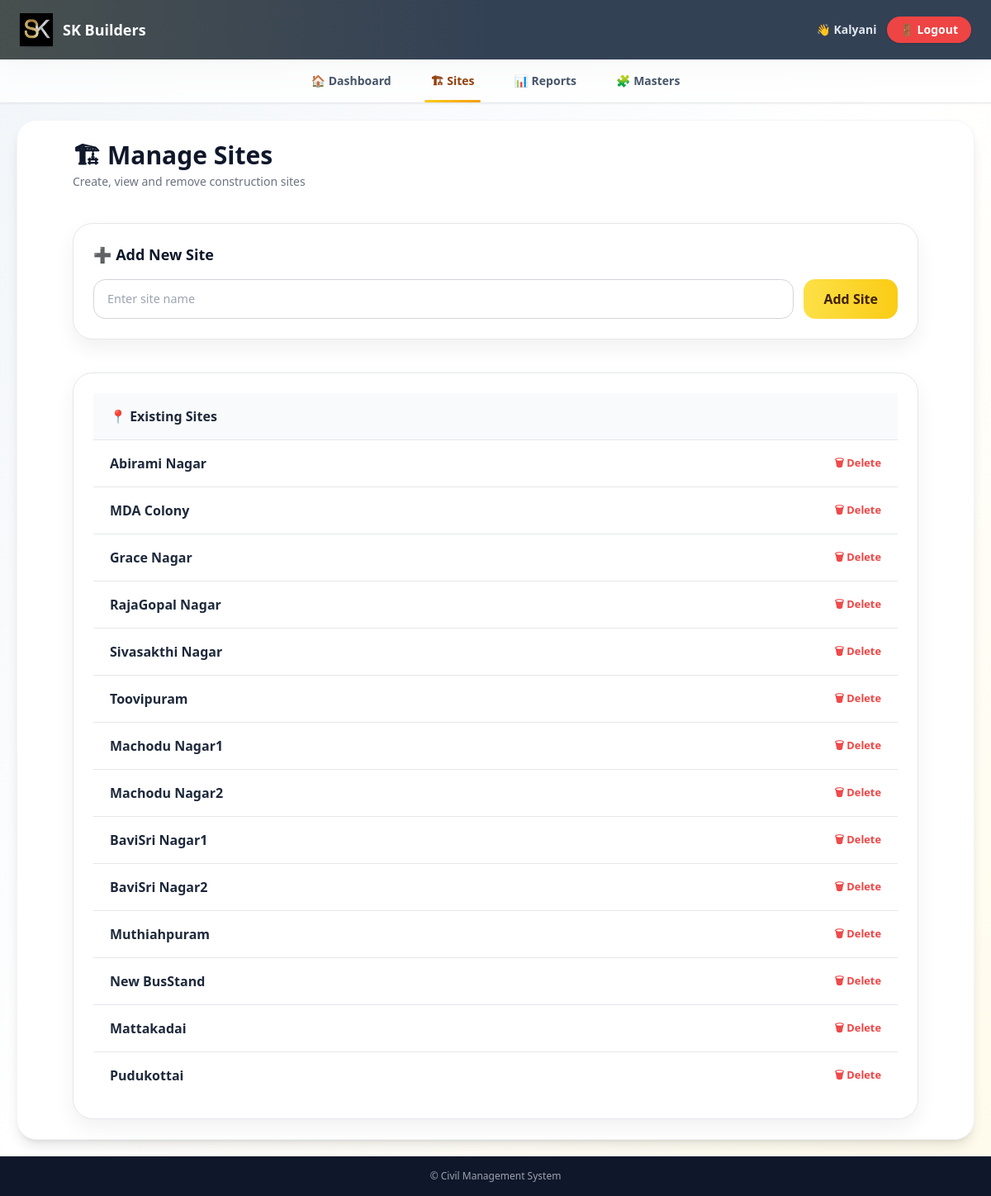
The page /sites/ (signed in) on the database its author committed.
### civil_app/models.py (models this page shows, shortened)
class Site(models.Model):
    name = models.CharField(max_length=100)

### civil_app/views.py (the view)
# urls.py: path("sites/", views.site_manage, name="site_manage"),
@login_required
@admin_required
def site_manage(request):
    if request.method == "POST":
        name = request.POST.get("name")
        if name:
            Site.objects.create(name=name)
        return redirect("site_manage")
    return render(request, "site_manage.html", {
        "sites": Site.objects.all()
    })

### civil_app/views.py (called while the page is built)
def admin_required(view_func):
    return user_passes_test(lambda u: u.is_superuser, login_url="login")(view_func)

### civil_app/templates/site_manage.html (shortened to what this page needs)
{% extends 'base.html' %}
{% block content %}
<div class="max-w-5xl mx-auto space-y-10 animate-page">
  <div class="space-y-1">
    <h2 class="text-3xl font-extrabold text-slate-900 flex items-center gap-2">
      🏗 Manage Sites
    </h2>
    <p class="text-sm text-gray-500">
      Create, view and remove construction sites
    </p>
  </div>
  <section class="card space-y-4">
    <h3 class="section-title flex items-center gap-2">
      ➕ Add New Site
    </h3>
    <form method="post" class="flex flex-col sm:flex-row gap-3">
      <input
        name="name"
        placeholder="Enter site name"
        required
        class="input flex-1"
      >
      <button class="btn-lemon">
        Add Site
      </button>
    </form>
  </section>
  <section class="card overflow-hidden">
    <div class="list-header">
      <h3 class="font-semibold text-slate-800 flex items-center gap-2">
        📍 Existing Sites
      </h3>
    </div>
    <ul class="divide-y">
      {% for s in sites %}
      <li class="list-row">
        <span class="font-semibold text-slate-800">
          {{ s.name }}
        </span>
        <a
          href="/delete-site/{{ s.id }}/"
          onclick="return confirm('Are you sure you want to delete this site?')"
          class="delete-btn">
          🗑 Delete
        </a>
      </li>
      {% empty %}
      <li class="empty-row">
        No sites added yet
      </li>
      {% endfor %}
    </ul>
  </section>
</div>
{% endblock %}

### civil_app/templates/base.html (shortened to what this page needs)
{% load static %}
<!DOCTYPE html>
<html lang="en">
<head>
  <script src="https://cdn.tailwindcss.com"></script>
</head>
<body class="bg-gradient-to-br from-slate-100 via-white to-amber-50
             min-h-screen flex flex-col">
  <header class="bg-slate-700 text-white px-6 py-4
                 flex items-center justify-between
                 shadow-xl relative overflow-hidden">
    <div class="absolute inset-0 bg-gradient-to-r
                from-yellow-400/10 via-transparent to-transparent"></div>
    <div class="relative flex items-center gap-3">
      <div class="rounded-xl shadow flex items-center justify-center">
  <img src="{% static 'images/logo.jpeg' %}"
     alt="SK Builders"
     class="h-10 w-auto drop-shadow-sm">
</div>
      <div>
        <h1 class="font-extrabold text-lg leading-tight">
          SK Builders
        </h1>
      </div>
    </div>
    <div class="relative flex items-center gap-3">
  <div class="relative flex items-center gap-3">
  {% if user.is_authenticated %}
    <span class="text-sm text-slate-200 font-semibold">
      👋 {{ user.username }}
    </span>
    <form method="post" action="{% url 'logout' %}">
  <button type="submit"
          class="bg-red-500 hover:bg-red-600
                 text-white text-sm font-bold
                 px-4 py-1.5 rounded-full shadow transition">
    🚪 Logout
  </button>
</form>
  {% endif %}
</div>
</div>
  </header>
  <nav class="sticky top-0 z-30 bg-white/80 backdrop-blur-md
              border-b shadow-sm">
    <div class="max-w-7xl mx-auto px-4">
      <ul class="flex justify-between md:justify-center md:gap-8
                 text-sm font-semibold text-slate-600">
        <li>
          <a href="/"
             class="nav-link {% if request.path == '/' %}active{% endif %}">
            🏠 Dashboard
          </a>
        </li>
        <li>
          <a href="/sites/"
             class="nav-link {% if '/sites' in request.path %}active{% endif %}">
            🏗 Sites
          </a>
        </li>
        <li>
          <a href="{% url 'reports' %}"
             class="nav-link {% if 'reports' in request.path %}active{% endif %}">
            📊 Reports
          </a>
        </li>
        <li>
          <a href="{% url 'masters_and_payments' %}"
             class="nav-link {% if 'masters' in request.path %}active{% endif %}">
            🧩 Masters
          </a>
        </li>
      </ul>
    </div>
  </nav>
  <main class="flex-1 max-w-7xl mx-auto w-full p-5 animate-page">
    <div class="bg-white rounded-3xl shadow-lg
                p-6 min-h-[70vh]
                border border-slate-100">
      {% block content %}{% endblock %}
    </div>
  </main>
  <footer class="bg-slate-900 text-gray-400
                 text-xs text-center py-4">
    © {{ now|date:"Y" }} Civil Management System
  </footer>
</body>
</html>

### civil_app/templates/base.html (style rules this page uses)
body { font-family: system-ui, -apple-system, BlinkMacSystemFont, "Segoe UI", sans-serif; }
.nav-link { position: relative; display: inline-flex; align-items: center; gap: 6px; padding: 1rem 0.5rem; color: #475569; transition: color 0.2s ease; }
.nav-link::after { content: ""; position: absolute; bottom: 0; left: 0; width: 0%; height: 3px; background: linear-gradient(to right, #facc15, #f59e0b); transition: width 0.25s ease; border-radius: 999px; }
.nav-link.active { color: #92400e; font-weight: 700; }
.nav-link.active::after { width: 100%; }
.animate-page { animation: pageIn 0.4s ease-out; }

### civil_app/templates/site_manage.html (style rules this page uses)
:root { --lemon:#facc15; --lemon-soft:#fff7cc; --lemon-dark:#ca8a04; }
.animate-page { animation:fadeUp .35s ease-out; }
.card { background:white; border:1px solid #e5e7eb; border-radius:1.5rem; padding:1.5rem; box-shadow:0 10px 25px rgba(0,0,0,.06); transition:.25s ease; }
.section-title { font-size:1.125rem; font-weight:800; color:#0f172a; }
.input { border-radius:.9rem; padding:.75rem 1rem; font-size:.9rem; border:1px solid #d1d5db; transition:.2s ease; }
.btn-lemon { background:linear-gradient(to right,#fde047,var(--lemon)); color:#422006; font-weight:900; padding:.75rem 1.5rem; border-radius:.9rem; transition:.25s ease; }
.list-header { background:#f8fafc; padding:1rem 1.25rem; border-bottom:1px solid #e5e7eb; }
.list-row { display:flex; justify-content:space-between; align-items:center; padding:1rem 1.25rem; transition:.2s ease; }
.delete-btn { color:#ef4444; font-size:.8rem; font-weight:800; }

### rows shown on the page
Site: name "Abirami Nagar"
Site: name "MDA Colony"
Site: name "Grace Nagar"
Site: name "RajaGopal Nagar"
Site: name "Sivasakthi Nagar"
Site: name "Toovipuram"
Site: name "Machodu Nagar1"
Site: name "Machodu Nagar2"
Site: name "BaviSri Nagar1"
Site: name "BaviSri Nagar2"
Site: name "Muthiahpuram"
Site: name "New BusStand"
Site: name "Mattakadai"
Site: name "Pudukottai"

### other values the page prints
{{ user.username }} "Kalyani"
